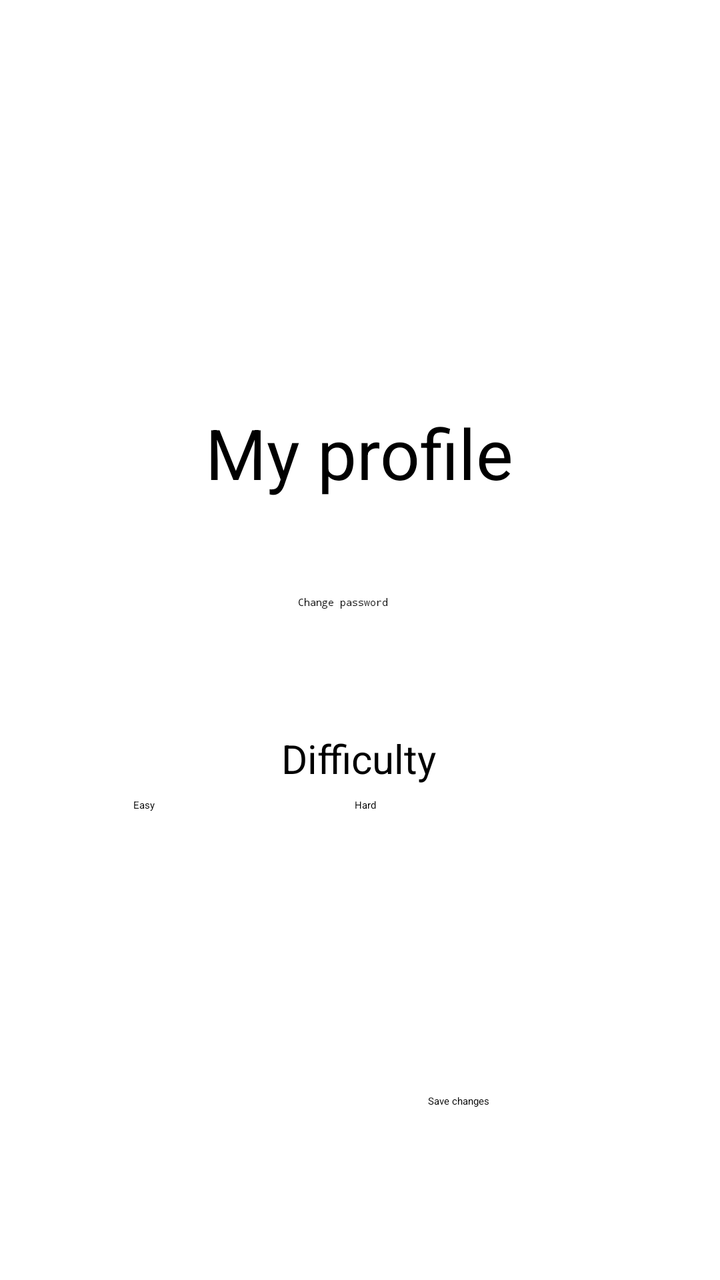
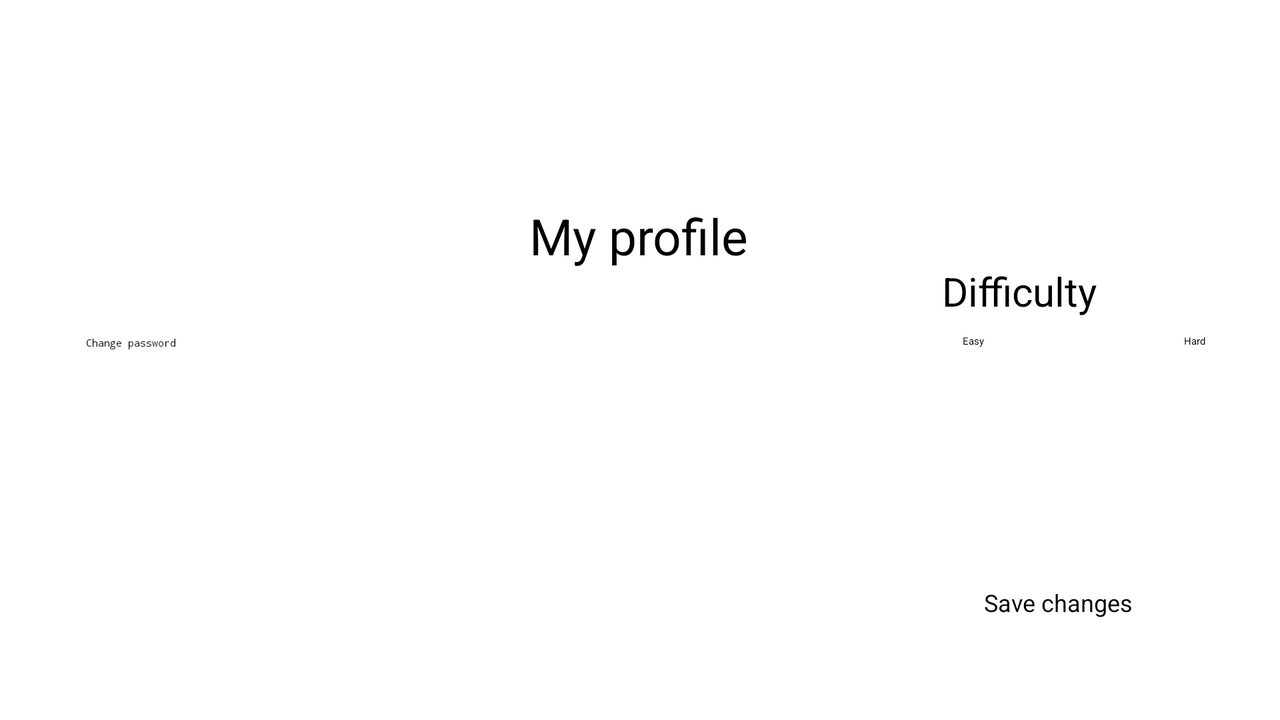

One screen, two layout resources from the same app: the default and the repository's alternative for another configuration. Each is rendered where Android would select it; the XML of both is given below.
<!-- AndroidManifest.xml: application theme Theme.TP3 -->
<!-- res/layout/activity_profile.xml -->
<?xml version="1.0" encoding="utf-8"?>
<androidx.drawerlayout.widget.DrawerLayout xmlns:android="http://schemas.android.com/apk/res/android"
    xmlns:app="http://schemas.android.com/apk/res-auto"
    xmlns:tools="http://schemas.android.com/tools"
    android:layout_width="match_parent"
    android:layout_height="match_parent"
    tools:context=".views.ProfileActivity"
    android:id="@+id/drawerLayout">

    <androidx.constraintlayout.widget.ConstraintLayout
        android:layout_width="match_parent"
        android:layout_height="match_parent"
        tools:context=".views.ProfileActivity">

        <ImageView
            android:id="@+id/image_view"
            android:layout_width="213dp"
            android:layout_height="135dp"
            android:layout_marginTop="32dp"
            app:layout_constraintEnd_toEndOf="parent"
            app:layout_constraintHorizontal_bias="0.496"
            app:layout_constraintStart_toStartOf="parent"
            app:layout_constraintTop_toTopOf="parent"
            app:srcCompat="@drawable/logo" />


        <TextView
            android:id="@+id/word_view"
            android:layout_width="wrap_content"
            android:layout_height="wrap_content"
            android:layout_marginTop="36dp"
            android:text="@string/my_profile"
            android:textSize="35sp"
            app:layout_constraintEnd_toEndOf="parent"
            app:layout_constraintHorizontal_bias="0.498"
            app:layout_constraintStart_toStartOf="parent"
            app:layout_constraintTop_toBottomOf="@+id/image_view" />

        <EditText
            android:id="@+id/newPassword_input"
            android:layout_width="wrap_content"
            android:layout_height="wrap_content"
            android:layout_marginTop="48dp"
            android:ems="10"
            android:hint="@string/change_password"
            android:inputType="textPassword"
            android:minHeight="48dp"
            app:layout_constraintEnd_toEndOf="parent"
            app:layout_constraintHorizontal_bias="0.497"
            app:layout_constraintStart_toStartOf="parent"
            app:layout_constraintTop_toBottomOf="@+id/word_view" />

        <TextView
            android:id="@+id/difficultyView"
            android:layout_width="wrap_content"
            android:layout_height="wrap_content"
            android:layout_marginTop="20dp"
            android:textSize="20sp"
            android:text="@string/difficulty"
            app:layout_constraintEnd_toEndOf="parent"
            app:layout_constraintHorizontal_bias="0.498"
            app:layout_constraintStart_toStartOf="parent"
            app:layout_constraintTop_toBottomOf="@+id/newPassword_input" />

        <RadioGroup
            android:id="@+id/radioGroup2"
            android:layout_width="226dp"
            android:layout_height="50dp"
            android:orientation="horizontal"
            app:layout_constraintBottom_toBottomOf="parent"
            app:layout_constraintEnd_toEndOf="parent"
            app:layout_constraintHorizontal_bias="0.497"
            app:layout_constraintStart_toStartOf="parent"
            app:layout_constraintTop_toTopOf="parent"
            app:layout_constraintVertical_bias="0.676">

            <RadioButton
                android:id="@+id/all_button"
                android:layout_width="wrap_content"
                android:layout_height="wrap_content"
                android:layout_marginEnd="100dp"
                android:text="@string/easy" />

            <RadioButton
                android:id="@+id/sevenDays_button"
                android:layout_width="wrap_content"
                android:layout_height="wrap_content"
                android:text="@string/hard" />

        </RadioGroup>

        <Button
            android:id="@+id/save_button"
            android:layout_width="133dp"
            android:layout_height="65dp"
            android:layout_marginBottom="28dp"
            android:text="@string/save_changes"
            app:layout_constraintBottom_toBottomOf="parent"
            app:layout_constraintEnd_toEndOf="parent"
            app:layout_constraintHorizontal_bias="0.942"
            app:layout_constraintStart_toStartOf="parent" />
    </androidx.constraintlayout.widget.ConstraintLayout>

    <com.google.android.material.navigation.NavigationView
        android:id="@+id/navView"
        android:layout_width="wrap_content"
        android:layout_height="match_parent"
        app:headerLayout="@layout/navigation_header"
        app:menu="@menu/navigation_menu"
        android:layout_gravity="start"
        android:fitsSystemWindows="true" />
</androidx.drawerlayout.widget.DrawerLayout>
<!-- res/layout/navigation_header.xml (included above) -->
<?xml version="1.0" encoding="utf-8"?>
<LinearLayout xmlns:android="http://schemas.android.com/apk/res/android"
    xmlns:app="http://schemas.android.com/apk/res-auto"
    android:layout_width="match_parent"
    android:layout_height="match_parent"
    android:orientation="horizontal">

    <ImageView
        android:id="@+id/imgLogo"
        android:layout_width="60dp"
        android:layout_height="60dp"
        android:layout_weight="1"
        android:paddingLeft="5dp"
        app:srcCompat="@drawable/logo" />

</LinearLayout>
<!-- resources referenced by this layout -->
<resources>
  <!-- drawable logo: jpg bitmap (drawable, 35704 bytes) -->
  <string name="change_password">Change password</string>
  <string name="difficulty">Difficulty</string>
  <string name="easy">Easy</string>
  <string name="hard">Hard</string>
  <string name="my_profile">My profile</string>
  <string name="save_changes">Save changes</string>
</resources>
<!-- res/layout-land/activity_profile.xml (the repository's variant of the layout above) -->
<!-- drawn on the phone turned sideways -->
<?xml version="1.0" encoding="utf-8"?>
<androidx.drawerlayout.widget.DrawerLayout xmlns:android="http://schemas.android.com/apk/res/android"
    xmlns:app="http://schemas.android.com/apk/res-auto"
    xmlns:tools="http://schemas.android.com/tools"
    android:layout_width="match_parent"
    android:layout_height="match_parent"
    tools:context=".views.ProfileActivity"
    android:id="@+id/drawerLayout">

    <androidx.constraintlayout.widget.ConstraintLayout
        android:layout_width="match_parent"
        android:layout_height="match_parent"
        tools:context=".views.ProfileActivity">


        <ImageView
            android:id="@+id/image_view"
            android:layout_width="133dp"
            android:layout_height="93dp"
            android:layout_marginTop="4dp"
            app:layout_constraintEnd_toEndOf="parent"
            app:layout_constraintStart_toStartOf="parent"
            app:layout_constraintTop_toTopOf="parent"
            app:srcCompat="@drawable/logo" />

        <TextView
            android:id="@+id/word_view"
            android:layout_width="wrap_content"
            android:layout_height="wrap_content"
            android:layout_marginTop="4dp"
            android:text="@string/my_profile"
            android:textSize="25sp"
            app:layout_constraintEnd_toEndOf="parent"
            app:layout_constraintHorizontal_bias="0.499"
            app:layout_constraintStart_toStartOf="parent"
            app:layout_constraintTop_toBottomOf="@+id/image_view" />

        <EditText
            android:id="@+id/newPassword_input"
            android:layout_width="wrap_content"
            android:layout_height="wrap_content"
            android:layout_marginTop="168dp"
            android:ems="10"
            android:hint="@string/change_password"
            android:inputType="textPassword"
            android:minHeight="48dp"
            app:layout_constraintEnd_toEndOf="parent"
            app:layout_constraintHorizontal_bias="0.074"
            app:layout_constraintStart_toStartOf="parent"
            app:layout_constraintTop_toTopOf="parent" />

        <TextView
            android:id="@+id/difficultyView"
            android:layout_width="wrap_content"
            android:layout_height="wrap_content"
            android:layout_marginTop="132dp"
            android:text="@string/difficulty"
            android:textSize="20sp"
            app:layout_constraintEnd_toEndOf="parent"
            app:layout_constraintHorizontal_bias="0.837"
            app:layout_constraintStart_toStartOf="parent"
            app:layout_constraintTop_toTopOf="parent" />

        <RadioGroup
            android:id="@+id/radioGroup2"
            android:layout_width="wrap_content"
            android:layout_height="wrap_content"
            android:layout_marginTop="8dp"
            android:orientation="horizontal"
            app:layout_constraintEnd_toEndOf="parent"
            app:layout_constraintHorizontal_bias="0.928"
            app:layout_constraintStart_toStartOf="parent"
            app:layout_constraintTop_toBottomOf="@+id/difficultyView">

            <RadioButton
                android:id="@+id/easy_button"
                android:layout_width="wrap_content"
                android:layout_height="wrap_content"
                android:layout_marginEnd="100dp"
                android:text="@string/easy" />

            <RadioButton
                android:id="@+id/hard_button"
                android:layout_width="wrap_content"
                android:layout_height="wrap_content"
                android:text="@string/hard" />

        </RadioGroup>

        <Button
            android:id="@+id/save_button"
            android:layout_width="117dp"
            android:layout_height="51dp"
            android:layout_marginBottom="16dp"
            android:text="@string/save_changes"
            android:textSize="12sp"
            app:layout_constraintBottom_toBottomOf="parent"
            app:layout_constraintEnd_toEndOf="parent"
            app:layout_constraintHorizontal_bias="0.941"
            app:layout_constraintStart_toStartOf="parent" />
    </androidx.constraintlayout.widget.ConstraintLayout>

    <com.google.android.material.navigation.NavigationView
        android:id="@+id/navView"
        android:layout_width="wrap_content"
        android:layout_height="match_parent"
        app:headerLayout="@layout/navigation_header"
        app:menu="@menu/navigation_menu"
        android:layout_gravity="start"
        android:fitsSystemWindows="true"/>
</androidx.drawerlayout.widget.DrawerLayout>
